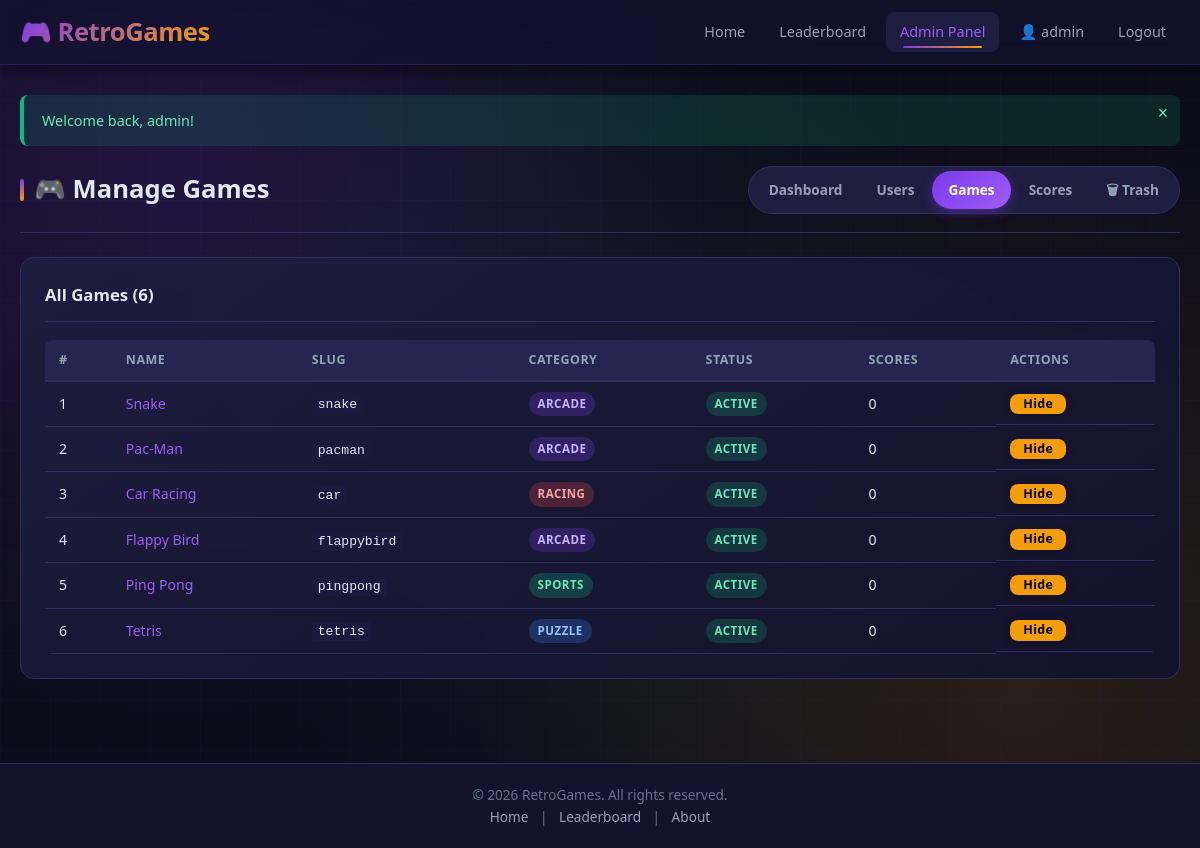
Screenshot of /admin/games.php (signed in) with the database file from the repository.
### tables this page shows
CREATE TABLE IF NOT EXISTS `games` (
  `id`           INT UNSIGNED  NOT NULL AUTO_INCREMENT,
  `slug`         VARCHAR(50)   NOT NULL,
  `name`         VARCHAR(100)  NOT NULL,
  `description`  TEXT,
  `instructions` TEXT,
  `category`     VARCHAR(50)   DEFAULT 'arcade',
  `thumbnail`    VARCHAR(255)  DEFAULT NULL,
  `is_active`    TINYINT(1)    NOT NULL DEFAULT 1,
  `sort_order`   INT           NOT NULL DEFAULT 0,
  `created_at`   DATETIME      NOT NULL DEFAULT CURRENT_TIMESTAMP,
  `updated_at`   DATETIME      NOT NULL DEFAULT CURRENT_TIMESTAMP ON UPDATE CURRENT_TIMESTAMP,
  `deleted_at`   DATETIME      DEFAULT NULL COMMENT 'soft delete / recycle bin',
  PRIMARY KEY (`id`),
  UNIQUE KEY `uq_slug` (`slug`),
  KEY `idx_games_deleted` (`deleted_at`)
);

### includes/auth.php (called while the page is built, shortened)
<?php
function isLoggedIn() {
    return isset($_SESSION['user_id']) && !empty($_SESSION['user_id']);
}
function isAdmin() {
    return isLoggedIn() && isset($_SESSION['role']) && $_SESSION['role'] === 'admin';
}
function sanitize($input) {
    return htmlspecialchars(trim($input), ENT_QUOTES, 'UTF-8');
}
function getFlash() {
    if (isset($_SESSION['flash'])) {
        $flash = $_SESSION['flash'];
        return $flash;
    }
    return null;
}

### admin/games.php (the view, shortened to what this page needs)
<?php
require_once '../includes/auth.php';
$cssPath = '../assets/style.css';
$homePath = '../';
$pdo = getDB();
$games = $pdo->query("SELECT g.*, (SELECT COUNT(*) FROM scores s WHERE s.game_id=g.id AND s.deleted_at IS NULL) AS total_scores FROM games g WHERE g.deleted_at IS NULL ORDER BY sort_order ASC")->fetchAll();
include '../includes/header.php';
?>
<section id="admin-section">
    <div class="admin-header">
        <h2>🎮 Manage Games</h2>
        <nav class="admin-nav">
            <a href="index.php">Dashboard</a>
            <a href="users.php">Users</a>
            <a href="games.php" class="active">Games</a>
            <a href="scores.php">Scores</a>
            <a href="trash.php">🗑 Trash</a>
        </nav>
    </div>
    <div class="admin-card">
        <h3>All Games (<?= count($games) ?>)</h3>
        <table class="data-table">
            <thead>
                <tr><th>#</th><th>Name</th><th>Slug</th><th>Category</th><th>Status</th><th>Scores</th><th>Actions</th></tr>
            </thead>
            <tbody>
                <?php foreach ($games as $g): ?>
                <tr class="<?= !$g['is_active'] ? 'row-inactive' : '' ?>">
                    <td><?= $g['sort_order'] ?></td>
                    <td>
                        <a href="../games/<?= sanitize($g['slug']) ?>.php" target="_blank"><?= sanitize($g['name']) ?></a>
                    </td>
                    <td><code><?= sanitize($g['slug']) ?></code></td>
                    <td><span class="badge badge-<?= sanitize($g['category']) ?>"><?= ucfirst(sanitize($g['category'])) ?></span></td>
                    <td><span class="badge badge-<?= $g['is_active'] ? 'active' : 'inactive' ?>"><?= $g['is_active'] ? 'Active' : 'Hidden' ?></span></td>
                    <td><?= number_format($g['total_scores']) ?></td>
                    <td class="action-cell">
                        <form method="POST" style="display:inline">
                            <button type="submit" class="btn btn-xs btn-warning">
                                <?= $g['is_active'] ? 'Hide' : 'Show' ?>
                            </button>
                        </form>
                    </td>
                </tr>
                <?php endforeach; ?>
            </tbody>
        </table>
    </div>
</section>
<?php include '../includes/footer.php'; ?>

### includes/header.php (shortened to what this page needs)
<?php
require_once __DIR__ . '/auth.php';
$flash = getFlash();
$currentPage = basename($_SERVER['PHP_SELF']);
?>
<!DOCTYPE html>
<html lang="en">
<head>
    <?php
    $cssHref = $cssPath ?? 'assets/style.css';
    ?>
    <link rel="stylesheet" href="<?= $cssHref ?>">
</head>
<body>
<header id="site-header">
    <div class="container">
        <div id="logo">
            <a href="<?= $homePath ?? 'index.php' ?>">🎮 RetroGames</a>
        </div>
        <nav id="main-nav">
            <?php
            $isAdminPage = strpos($_SERVER['PHP_SELF'], '/admin/') !== false;
            $isRootIndex = $currentPage === 'index.php' && !$isAdminPage;
            ?>
            <a href="<?= $homePath ?? 'index.php' ?>" class="<?= $isRootIndex ? 'active' : '' ?>">Home</a>
            <a href="<?= ($homePath ?? '') ?>leaderboard.php" class="<?= $currentPage === 'leaderboard.php' ? 'active' : '' ?>">Leaderboard</a>
            <?php if (isAdmin()): ?>
                <a href="<?= ($homePath ?? '') ?>admin/index.php" class="<?= $isAdminPage ? 'active' : '' ?>">Admin Panel</a>
            <?php endif; ?>
            <?php if (isLoggedIn()): ?>
                <a href="<?= ($homePath ?? '') ?>profile.php" class="<?= $currentPage === 'profile.php' ? 'active' : '' ?>">
                    👤 <?= sanitize($_SESSION['username']) ?>
                </a>
                <a href="<?= ($homePath ?? '') ?>logout.php">Logout</a>
            <?php else: ?>
                <a href="<?= ($homePath ?? '') ?>login.php" class="<?= $currentPage === 'login.php' ? 'active' : '' ?>">Login</a>
                <a href="<?= ($homePath ?? '') ?>register.php" class="<?= $currentPage === 'register.php' ? 'active' : '' ?>">Register</a>
            <?php endif; ?>
        </nav>
    </div>
</header>
<main id="main-content">
<div class="container">
<?php if ($flash): ?>
    <div class="alert alert-<?= $flash['type'] ?>" role="alert">
        <?= sanitize($flash['message']) ?>
        <button class="alert-close" onclick="this.parentElement.remove()">×</button>
    </div>
<?php endif; ?>

### includes/footer.php (shortened to what this page needs)
</div>
</main>
<footer id="site-footer">
    <div class="container">
        <p>&copy; <?= date('Y') ?> RetroGames. All rights reserved.</p>
        <p>
            <a href="<?= $homePath ?? '' ?>index.php">Home</a> |
            <a href="<?= $homePath ?? '' ?>leaderboard.php">Leaderboard</a> |
            <a href="<?= $homePath ?? '' ?>about.php">About</a>
        </p>
    </div>
</footer>
</body>
</html>

### rows the page displays
games: sort_order "1", name "Snake", slug "snake", category "ARCADE", is_active "ACTIVE", total_scores "0"
games: sort_order "2", name "Pac-Man", slug "pacman", category "ARCADE", is_active "ACTIVE", total_scores "0"
games: sort_order "3", name "Car Racing", slug "car", category "RACING", is_active "ACTIVE", total_scores "0"
games: sort_order "4", name "Flappy Bird", slug "flappybird", category "ARCADE", is_active "ACTIVE", total_scores "0"
games: sort_order "5", name "Ping Pong", slug "pingpong", category "SPORTS", is_active "ACTIVE", total_scores "0"
games: sort_order "6", name "Tetris", slug "tetris", category "PUZZLE", is_active "ACTIVE", total_scores "0"

### other values shown
$_SESSION['username'] "admin"
$flash['message'] "Welcome back, admin!"
count($games) "6"
